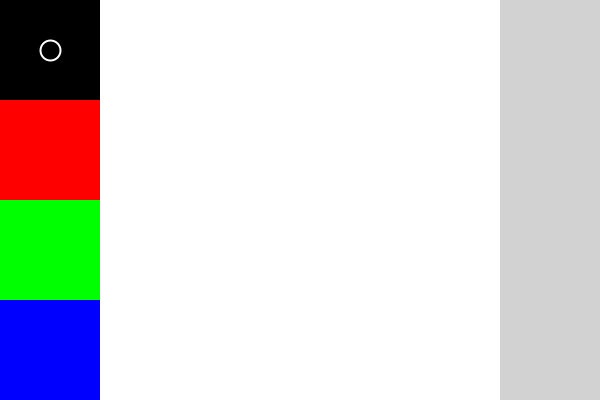
Frame 1 (no input)
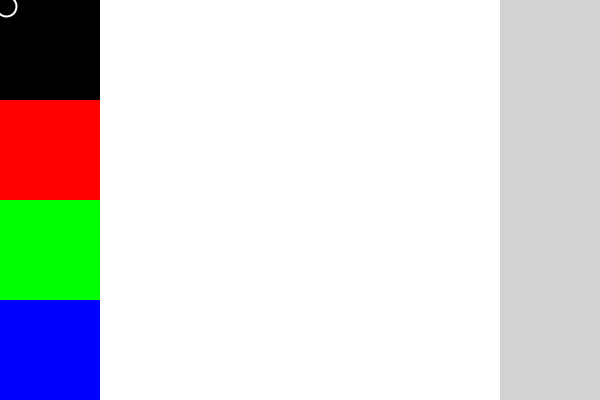
Frame 60 (the mouse pressed at the canvas centre just before this capture)
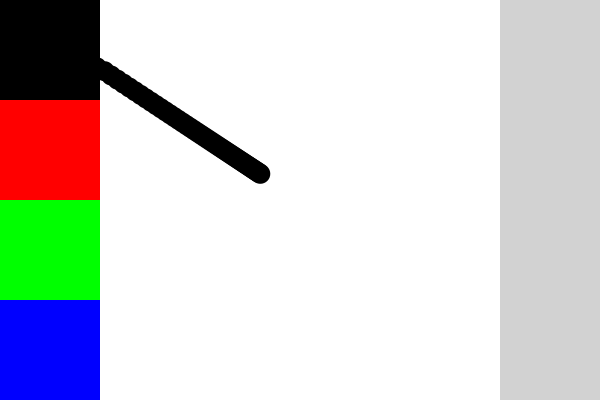
Frame 120 (the mouse held since frame 60 and released just before this capture)

The Processing sketch that drew these frames (run headless with seeded random() and noise(); from frame 60 on, the mouse is pressed at the canvas centre):

// Processing sketch: processing_105110
// ── processing_105110.pde

float R=0;
float G=0;
float B=0;
float ballX=width/2;
float ballY=height/2;
float dX;
float dY;


void setup(){
    size(600,400);
    background(255);
}



void draw(){
  
  noStroke();
  
  fill(0);
  rect(0,0,100,100);
  fill(255,0,0);
  rect(0,100,100,100);  
  fill(0,255,0);
  rect(0,200,100,100);  
  fill(0,0,255);
  rect(0,300,100,100);   
  fill(210);
  rect(500,0,100,400);
    


    //clear
    if(ballX>500 && ballX<=600 && ballY>0 && ballY<=400){
    background(255);
    
    fill(0);
    rect(0,0,100,100);
    fill(255,0,0);
    rect(0,100,100,100);  
    fill(0,255,0);
    rect(0,200,100,100);  
    fill(0,0,255);
    rect(0,300,100,100);   
    fill(180);
    rect(500,0,100,400);
    
    R=255;G=255;B=255;
      fill(R,G,B);
      noStroke();
        ellipse(ballX,ballY,20,20);
        dX=mouseX-ballX;
        dY=mouseY-ballY;
        ballX=dX/30+ballX;
        ballY=dY/30+ballY;
    }

    //choose black
     if (ballX>0 && ballX<100 && ballY>0 && ballY<=100){
      R=0;G=0;B=0;
      fill(R,G,B);
      strokeWeight(2);
      stroke(255);
        ellipse(ballX,ballY,20,20);
        dX=mouseX-ballX;
        dY=mouseY-ballY;
        ballX=dX/30+ballX;
        ballY=dY/30+ballY;
      }
      
      
    //choose red
     else if (ballX>0 && ballX<100 && ballY>100 && ballY<=200){
      R=255;G=0;B=0;
      fill(R,G,B);
      strokeWeight(2);
      stroke(255);
        ellipse(ballX,ballY,20,20);
        dX=mouseX-ballX;
        dY=mouseY-ballY;
        ballX=dX/30+ballX;
        ballY=dY/30+ballY;
      }
      
      
    //choose green
     else if (ballX>0 && ballX<100 && ballY>200 && ballY<=300){
      R=0;G=255;B=0;
      fill(R,G,B);
      strokeWeight(2);
      stroke(255);
        ellipse(ballX,ballY,20,20);
        dX=mouseX-ballX;
        dY=mouseY-ballY;
        ballX=dX/30+ballX;
        ballY=dY/30+ballY;
      }
      
      
    //choose blue
     else if (ballX>0 && ballX<100 && ballY>300 && ballY<=400){
      R=0;G=0;B=255;
      fill(R,G,B);
      strokeWeight(2);
      stroke(255);
        ellipse(ballX,ballY,20,20);
        dX=mouseX-ballX;
        dY=mouseY-ballY;
        ballX=dX/30+ballX;
        ballY=dY/30+ballY;
      }
      
     else {
      fill(R,G,B);     
      noStroke();
        ellipse(ballX,ballY,20,20);
        dX=mouseX-ballX;
        dY=mouseY-ballY;
        ballX=dX/30+ballX;
        ballY=dY/30+ballY;
     }

}
